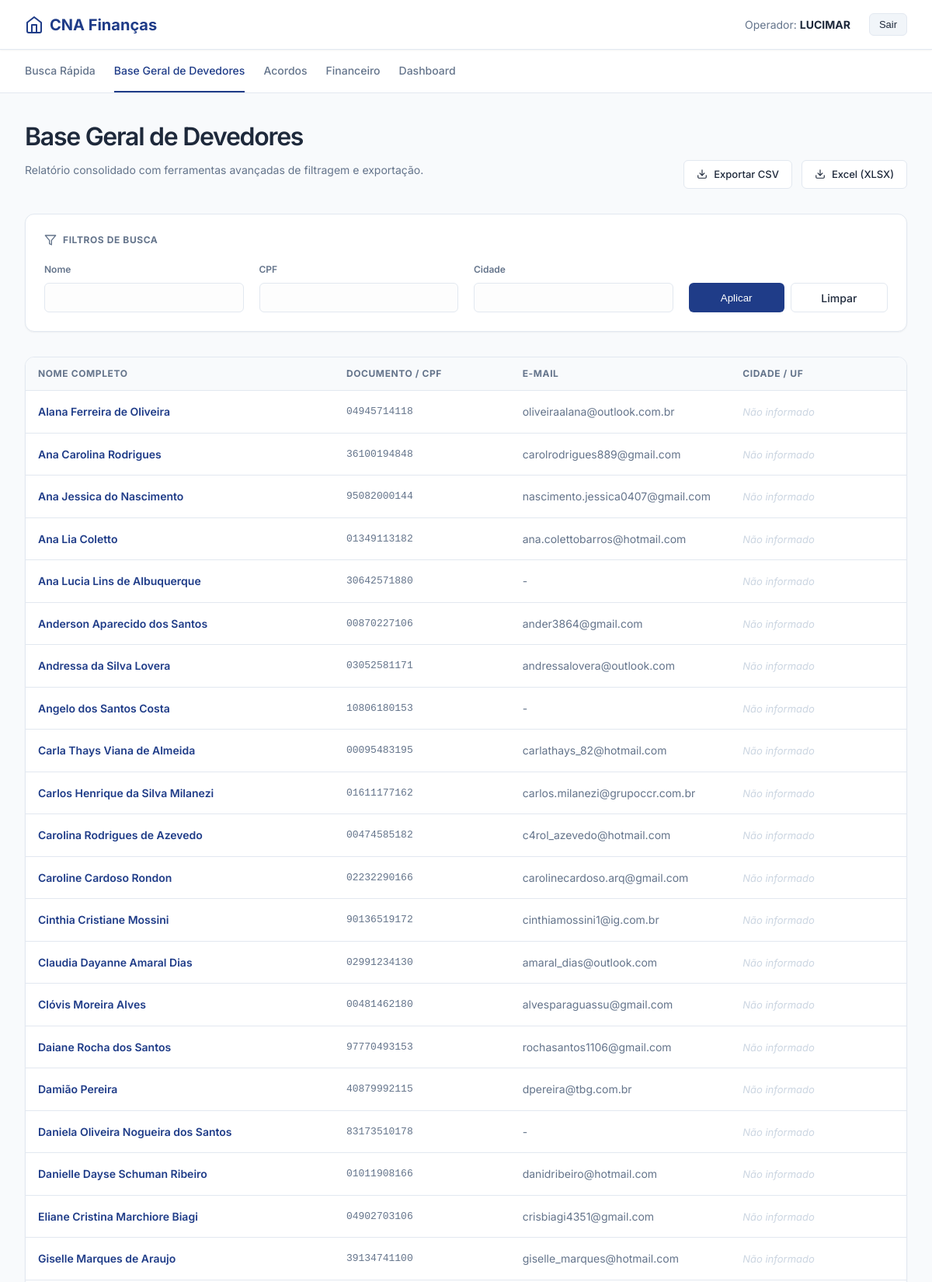
Page /devedores/ (signed in, upper part) on the committed database.
### nucleo/models.py (models this page shows, shortened)
class Devedor(models.Model):
    nome = models.CharField(max_length=200)
    cpf = models.CharField(max_length=14, unique=True)
    telefone = models.CharField(max_length=20, blank=True, null=True)
    celular = models.CharField(max_length=20, blank=True, null=True)
    email = models.EmailField(blank=True, null=True)
    logradouro = models.CharField(max_length=255, blank=True, null=True)
    numero = models.CharField(max_length=20, blank=True, null=True)
    bairro = models.CharField(max_length=100, blank=True, null=True)
    cidade = models.CharField(max_length=100, blank=True, null=True)
    uf = models.CharField(max_length=2, blank=True, null=True)
    cep = models.CharField(max_length=10, blank=True, null=True)
    complemento = models.CharField(max_length=255, blank=True, null=True)
    uuid_acesso = models.UUIDField(default=uuid.uuid4, editable=False, unique=True, db_index=True)

### nucleo/views.py (the view)
# urls.py: path("devedores/", views.devedor_list, name="devedor_list"),
@login_required
def devedor_list(request):
    devedores = Devedor.objects.all().order_by("nome")
    filtro = DevedorFilter(request.GET, queryset=devedores)
    return render(request, "nucleo/devedor_list.html", {
        "filter": filtro,
    })

### nucleo/templates/nucleo/devedor_list.html (shortened to what this page needs)
{% extends "nucleo/base.html" %}
{% block content %}
<div style="display: flex; flex-direction: column; gap: 2rem;">
    <header style="display: flex; justify-content: space-between; align-items: flex-end; gap: 1rem;">
        <div>
            <h1 style="letter-spacing: -0.04em;">Base Geral de Devedores</h1>
            <p style="color: var(--text-muted); font-size: 0.875rem; margin-top: 0.5rem;">Relatório consolidado com ferramentas avançadas de filtragem e exportação.</p>
        </div>
        <div style="display: flex; gap: 0.75rem;">
            <a href="{% url 'exportar_devedores' %}?{{ request.GET.urlencode }}&formato=csv" class="btn-secondary" style="display: inline-flex; align-items: center; gap: 8px; font-size: 0.8125rem;">
                <svg width="14" height="14" viewBox="0 0 24 24" fill="none" stroke="currentColor" stroke-width="2" stroke-linecap="round" stroke-linejoin="round"><path d="M21 15v4a2 2 0 0 1-2 2H5a2 2 0 0 1-2-2v-4"></path><polyline points="7 10 12 15 17 10"></polyline><line x1="12" y1="15" x2="12" y2="3"></line></svg>
                Exportar CSV
            </a>
            <a href="{% url 'exportar_devedores' %}?{{ request.GET.urlencode }}&formato=excel" class="btn-secondary" style="display: inline-flex; align-items: center; gap: 8px; font-size: 0.8125rem;">
                <svg width="14" height="14" viewBox="0 0 24 24" fill="none" stroke="currentColor" stroke-width="2" stroke-linecap="round" stroke-linejoin="round"><path d="M21 15v4a2 2 0 0 1-2 2H5a2 2 0 0 1-2-2v-4"></path><polyline points="7 10 12 15 17 10"></polyline><line x1="12" y1="15" x2="12" y2="3"></line></svg>
                Excel (XLSX)
            </a>
        </div>
    </header>
    <div class="card-base" style="background: #ffffff; border-color: var(--border);">
        <div style="margin-bottom: 1.25rem; display: flex; align-items: center; gap: 8px;">
            <svg width="16" height="16" viewBox="0 0 24 24" fill="none" stroke="var(--text-muted)" stroke-width="2" stroke-linecap="round" stroke-linejoin="round"><polygon points="22 3 2 3 10 12.46 10 19 14 21 14 12.46 22 3"></polygon></svg>
            <span style="font-size: 0.75rem; font-weight: 700; color: var(--text-muted); text-transform: uppercase; letter-spacing: 0.05em;">Filtros de Busca</span>
        </div>
        <form method="get" style="display: grid; grid-template-columns: repeat(auto-fit, minmax(200px, 1fr)); gap: 1.25rem; align-items: flex-end;">
            {% for field in filter.form %}
            <div style="display: flex; flex-direction: column; gap: 0.5rem;">
                <label for="{{ field.id_for_label }}" style="font-size: 0.75rem; font-weight: 600; color: var(--text-muted);">{{ field.label }}</label>
                <div class="custom-input-wrapper">
                    {{ field }}
                </div>
            </div>
            {% endfor %}
            <div style="display: flex; gap: 0.5rem;">
                <button type="submit" class="btn-primary" style="flex: 1; justify-content: center; height: 38px;">Aplicar</button>
                <a href="{% url 'devedor_list' %}" class="btn-secondary" style="flex: 1; text-align: center; justify-content: center; height: 38px; display: inline-flex; align-items: center; font-size: 0.875rem;">Limpar</a>
            </div>
        </form>
    </div>
    <div class="card-base" style="padding: 0; overflow: hidden; border-color: var(--border);">
        <table class="hover-table">
            <thead>
                <tr>
                    <th style="width: 35%;">Nome Completo</th>
                    <th style="width: 20%;">Documento / CPF</th>
                    <th style="width: 25%;">E-mail</th>
                    <th style="width: 20%;">Cidade / UF</th>
                </tr>
            </thead>
            <tbody>
                {% for devedor in filter.qs %}
                <tr style="cursor: pointer;" data-href="{% url 'devedor_detail' devedor.id %}">
                    <td>
                        <div style="font-weight: 600; color: var(--primary); display: flex; align-items: center; gap: 8px;">
                            {{ devedor.nome }}
                        </div>
                    </td>
                    <td style="font-family: 'JetBrains Mono', monospace; font-size: 0.8125rem; color: var(--text-muted);">{{ devedor.cpf }}</td>
                    <td style="color: var(--text-muted);">{{ devedor.email|default:"-" }}</td>
                    <td>
                        {% if devedor.cidade %}
                            <div style="display: inline-flex; align-items: center; gap: 4px;">
                                <span style="font-weight: 500;">{{ devedor.cidade }}</span>
                                <span style="color: var(--text-muted); font-size: 0.75rem;">({{ devedor.uf }})</span>
                            </div>
                        {% else %}
                            <span style="color: #cbd5e1; font-style: italic; font-size: 0.8125rem;">Não informado</span>
                        {% endif %}
                    </td>
                </tr>
                {% endfor %}
            </tbody>
        </table>
    </div>
</div>
{% endblock %}

### nucleo/templates/nucleo/base.html (shortened to what this page needs)
<!DOCTYPE html>
<html lang="pt-BR">
<head>
</head>
<body>
    <header class="topbar">
        <div class="topbar-container">
            <a href="/" class="logo">
                <svg width="24" height="24" viewBox="0 0 24 24" fill="none" stroke="currentColor" stroke-width="2" stroke-linecap="round" stroke-linejoin="round"><path d="M3 9l9-7 9 7v11a2 2 0 0 1-2 2H5a2 2 0 0 1-2-2z"></path><polyline points="9 22 9 12 15 12 15 22"></polyline></svg>
                CNA Finanças
            </a>
            {% if user.is_authenticated %}
            <div class="user-nav">
                <div class="user-info">
                    <span>Operador:</span> <strong>{{ user.username }}</strong>
                </div>
                <form method="post" action="/logout/" style="margin:0;">
                    <button type="submit" class="btn-logout">Sair</button>
                </form>
            </div>
            {% endif %}
        </div>
    </header>
    <nav class="nav-links">
        <div class="nav-container">
            <a href="/" class="nav-item {% if request.path == '/' %}active{% endif %}">Busca Rápida</a>
            <a href="/devedores/" class="nav-item {% if '/devedores/' in request.path %}active{% endif %}">Base Geral de Devedores</a>
            <a href="/acordos/" class="nav-item {% if '/acordos/' in request.path %}active{% endif %}">Acordos</a>
            <a href="/financeiro/" class="nav-item {% if '/financeiro/' in request.path %}active{% endif %}">Financeiro</a>
            <a href="/dashboard/" class="nav-item {% if '/dashboard/' in request.path %}active{% endif %}">Dashboard</a>
        </div>
    </nav>
    <main class="main-content">
        {% block content %}{% endblock %}
    </main>
</body>
</html>

### nucleo/templates/nucleo/base.html (style rules this page uses)
:root { --primary: #1f3c88; --primary-light: #eef2ff; --bg-body: #f8fafc; --surface: #ffffff; --text-main: #1e293b; --text-muted: #64748b; --border: #e2e8f0; --shadow-sm: 0 1px 2px 0 rgb(0 0 0 / 0.05); --shadow: 0 4px 6px -1px rgb(0 0 0 / 0.1), 0 2px 4px -2px rgb(0 0 0 / 0.1); --radius: 12px; }
* { box-sizing: border-box; -webkit-font-smoothing: antialiased; -moz-osx-font-smoothing: grayscale; }
body { font-family: 'Inter', system-ui, -apple-system, sans-serif; margin: 0; background: var(--bg-body); color: var(--text-main); line-height: 1.5; }
.topbar { background: var(--surface); border-bottom: 1px solid var(--border); height: 64px; display: flex; align-items: center; padding: 0 2rem; position: sticky; top: 0; z-index: 100; box-shadow: var(--shadow-sm); }
.topbar-container { max-width: 1400px; width: 100%; margin: 0 auto; display: flex; justify-content: space-between; align-items: center; }
.logo { font-weight: 700; font-size: 1.25rem; color: var(--primary); text-decoration: none; display: flex; align-items: center; gap: 8px; }
.user-nav { display: flex; align-items: center; gap: 1.5rem; }
.user-info { font-size: 0.875rem; color: var(--text-muted); }
.user-info strong { color: var(--text-main); }
.btn-logout { background: #f1f5f9; border: 1px solid var(--border); color: var(--text-main); padding: 6px 12px; border-radius: 6px; cursor: pointer; font-size: 0.8125rem; font-weight: 500; transition: all 0.2s; }
.nav-links { background: var(--surface); border-bottom: 1px solid var(--border); padding: 0 2rem; }
.nav-container { max-width: 1400px; margin: 0 auto; display: flex; gap: 1.5rem; }
.nav-item { padding: 1rem 0; text-decoration: none; color: var(--text-muted); font-size: 0.875rem; font-weight: 500; border-bottom: 2px solid transparent; transition: all 0.2s; }
.nav-item.active { color: var(--primary); border-bottom-color: var(--primary); }
.main-content { max-width: 1400px; margin: 2rem auto; padding: 0 2rem; }
.card-base { background: var(--surface); border: 1px solid var(--border); border-radius: var(--radius); box-shadow: var(--shadow-sm); padding: 1.5rem; }
h1, h2, h3 { margin: 0; font-weight: 600; color: var(--text-main); }
table { width: 100%; border-collapse: separate; border-spacing: 0; }
th { background: #f8fafc; padding: 12px 16px; text-align: left; font-size: 0.75rem; text-transform: uppercase; letter-spacing: 0.05em; color: var(--text-muted); border-bottom: 1px solid var(--border); }
td { padding: 16px; font-size: 0.875rem; border-bottom: 1px solid var(--border); }
.btn-primary { background: var(--primary); color: white; border: none; padding: 8px 16px; border-radius: 6px; font-weight: 500; cursor: pointer; text-decoration: none; display: inline-flex; align-items: center; transition: opacity 0.2s; }
.btn-secondary { background: white; color: var(--text-main); border: 1px solid var(--border); padding: 8px 16px; border-radius: 6px; font-weight: 500; text-decoration: none; transition: background 0.2s; }

### nucleo/templates/nucleo/devedor_list.html (style rules this page uses)
.custom-input-wrapper input, .custom-input-wrapper select { width: 100%; padding: 8px 12px; border: 1px solid var(--border); border-radius: 6px; background: #fdfdfd; font-size: 0.875rem; color: var(--text-main); transition: all 0.2s; height: 38px; }

### rows in the picture
Devedor: nome "Alana Ferreira de Oliveira", cpf "04945714118", email "oliveiraalana@outlook.com.br", shows "Não informado"
Devedor: nome "Ana Carolina Rodrigues", cpf "36100194848", email "carolrodrigues889@gmail.com", shows "Não informado"
Devedor: nome "Ana Jessica do Nascimento", cpf "95082000144", email "nascimento.jessica0407@gmail.com", shows "Não informado"
Devedor: nome "Ana Lia Coletto", cpf "01349113182", email "ana.colettobarros@hotmail.com", shows "Não informado"
Devedor: nome "Ana Lucia Lins de Albuquerque", cpf "30642571880", email "-", shows "Não informado"
Devedor: nome "Anderson Aparecido dos Santos", cpf "00870227106", email "ander3864@gmail.com", shows "Não informado"
Devedor: nome "Andressa da Silva Lovera", cpf "03052581171", email "andressalovera@outlook.com", shows "Não informado"
Devedor: nome "Angelo dos Santos Costa", cpf "10806180153", email "-", shows "Não informado"
Devedor: nome "Carla Thays Viana de Almeida", cpf "00095483195", email "carlathays_82@hotmail.com", shows "Não informado"
Devedor: nome "Carlos Henrique da Silva Milanezi", cpf "01611177162", email "carlos.milanezi@grupoccr.com.br", shows "Não informado"
Devedor: nome "Carolina Rodrigues de Azevedo", cpf "00474585182", email "c4rol_azevedo@hotmail.com", shows "Não informado"
Devedor: nome "Caroline Cardoso Rondon", cpf "02232290166", email "carolinecardoso.arq@gmail.com", shows "Não informado"
Devedor: nome "Cinthia Cristiane Mossini", cpf "90136519172", email "cinthiamossini1@ig.com.br", shows "Não informado"
Devedor: nome "Claudia Dayanne Amaral Dias", cpf "02991234130", email "amaral_dias@outlook.com", shows "Não informado"
Devedor: nome "Clóvis Moreira Alves", cpf "00481462180", email "alvesparaguassu@gmail.com", shows "Não informado"
Devedor: nome "Daiane Rocha dos Santos", cpf "97770493153", email "rochasantos1106@gmail.com", shows "Não informado"
Devedor: nome "Damião Pereira", cpf "40879992115", email "dpereira@tbg.com.br", shows "Não informado"
Devedor: nome "Daniela Oliveira Nogueira dos Santos", cpf "83173510178", email "-", shows "Não informado"
Devedor: nome "Danielle Dayse Schuman Ribeiro", cpf "01011908166", email "danidribeiro@hotmail.com", shows "Não informado"
Devedor: nome "Eliane Cristina Marchiore Biagi", cpf "04902703106", email "crisbiagi4351@gmail.com", shows "Não informado"
Devedor: nome "Giselle Marques de Araujo", cpf "39134741100", email "giselle_marques@hotmail.com", shows "Não informado"

### other values in the picture
{{ user.username }} "LUCIMAR"
{{ field.label }} "Nome" "CPF" "Cidade"
